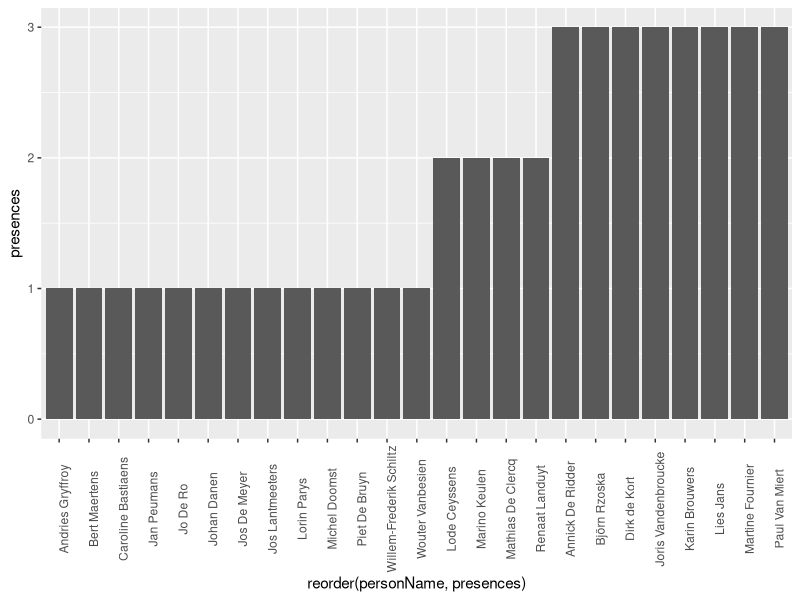

Generate this figure with R:
library(tidyverse)

# read
meetings <- read_csv(file = "meetings.csv",
                     col_names = c("meetingId",
                                   "commissionName",
                                   "commissionId",
                                   "start",
                                   "end",
                                   "description",
                                   "personId",
                                   "personFirstName",
                                   "personLastName",
                                   "partyName",
                                   "partyId",
                                   "gender"))

# mangle
meetings <- meetings %>% 
  unite("personName", personFirstName:personLastName, remove = FALSE, sep = " ")

# number of meetings present per person
presencePerPerson <- meetings %>% 
  group_by(personName) %>% 
  summarise(presences = n())

ggplot(data = presencePerPerson,
       aes(x = reorder(personName, presences), y = presences)) +
  geom_col() +
  theme(axis.text.x = element_text(angle = 90))